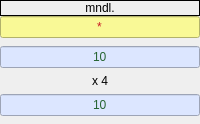
      <widget class="QFrame" name="frame_5">
       <property name="frameShape">
        <enum>QFrame::NoFrame</enum>
       </property>
       <property name="frameShadow">
        <enum>QFrame::Raised</enum>
       </property>
       <layout class="QVBoxLayout" name="verticalLayout">
        <property name="spacing">
         <number>0</number>
        </property>
        <property name="leftMargin">
         <number>0</number>
        </property>
        <property name="topMargin">
         <number>0</number>
        </property>
        <property name="rightMargin">
         <number>0</number>
        </property>
        <property name="bottomMargin">
         <number>0</number>
        </property>
        <item>
         <widget class="QLabel" name="label_22">
          <property name="frameShape">
           <enum>QFrame::Box</enum>
          </property>
          <property name="text">
           <string>mndl.</string>
          </property>
          <property name="alignment">
           <set>Qt::AlignCenter</set>
          </property>
         </widget>
        </item>
        <item>
         <widget class="QLineEdit" name="g_5">
          <property name="styleSheet">
           <string notr="true">color: rgb(200, 27, 36);
background-color: rgb(249, 249, 150);</string>
          </property>
          <property name="text">
           <string>*</string>
          </property>
          <property name="alignment">
           <set>Qt::AlignCenter</set>
          </property>
         </widget>
        </item>
        <item>
         <widget class="QFrame" name="frame_13">
          <property name="frameShape">
           <enum>QFrame::NoFrame</enum>
          </property>
          <property name="frameShadow">
           <enum>QFrame::Raised</enum>
          </property>
          <layout class="QVBoxLayout" name="verticalLayout_9">
           <property name="leftMargin">
            <number>0</number>
           </property>
           <property name="topMargin">
            <number>8</number>
           </property>
           <property name="rightMargin">
            <number>0</number>
           </property>
           <property name="bottomMargin">
            <number>8</number>
           </property>
           <item>
            <widget class="QLineEdit" name="points_5">
             <property name="styleSheet">
              <string notr="true">color: rgb(38, 100, 50);
background-color: rgb(220, 230, 255);</string>
             </property>
             <property name="text">
              <string>10</string>
             </property>
             <property name="alignment">
              <set>Qt::AlignCenter</set>
             </property>
             <property name="readOnly">
              <bool>true</bool>
             </property>
            </widget>
           </item>
           <item>
            <widget class="QLabel" name="label_30">
             <property name="text">
              <string>x 4</string>
             </property>
             <property name="alignment">
              <set>Qt::AlignCenter</set>
             </property>
            </widget>
           </item>
           <item>
            <widget class="QLineEdit" name="abi_5">
             <property name="styleSheet">
              <string notr="true">color: rgb(38, 100, 50);
background-color: rgb(220, 230, 255);</string>
             </property>
             <property name="text">
              <string>10</string>
             </property>
             <property name="alignment">
              <set>Qt::AlignCenter</set>
             </property>
             <property name="readOnly">
              <bool>true</bool>
             </property>
            </widget>
           </item>
          </layout>
         </widget>
        </item>
       </layout>
      </widget>
